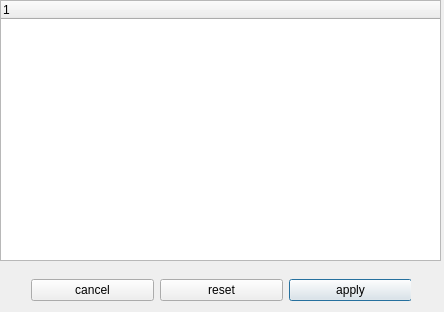
<?xml version="1.0" encoding="UTF-8"?>
<ui version="4.0">
 <class>Preferences</class>
 <widget class="QDialog" name="Preferences">
  <property name="geometry">
   <rect>
    <x>0</x>
    <y>0</y>
    <width>444</width>
    <height>312</height>
   </rect>
  </property>
  <property name="windowTitle">
   <string>Viewer Preferences</string>
  </property>
  <property name="modal">
   <bool>true</bool>
  </property>
  <widget class="QWidget" name="button_box" native="true">
   <property name="geometry">
    <rect>
     <x>30</x>
     <y>270</y>
     <width>381</width>
     <height>41</height>
    </rect>
   </property>
   <property name="mouseTracking">
    <bool>false</bool>
   </property>
   <widget class="QWidget" name="horizontalLayoutWidget">
    <property name="geometry">
     <rect>
      <x>1</x>
      <y>0</y>
      <width>381</width>
      <height>41</height>
     </rect>
    </property>
    <layout class="QHBoxLayout" name="horizontalLayout">
     <item>
      <widget class="QPushButton" name="cancel">
       <property name="toolTip">
        <string>undo any unapplied changes</string>
       </property>
       <property name="whatsThis">
        <string/>
       </property>
       <property name="text">
        <string>cancel</string>
       </property>
      </widget>
     </item>
     <item>
      <widget class="QPushButton" name="reset">
       <property name="toolTip">
        <string>reset preferences to originial viewer preferences (restart required)</string>
       </property>
       <property name="whatsThis">
        <string/>
       </property>
       <property name="text">
        <string>reset</string>
       </property>
      </widget>
     </item>
     <item>
      <widget class="QPushButton" name="apply">
       <property name="toolTip">
        <string>apply any changes made to the default values (restart required)</string>
       </property>
       <property name="text">
        <string>apply</string>
       </property>
       <property name="default">
        <bool>true</bool>
       </property>
      </widget>
     </item>
    </layout>
   </widget>
  </widget>
  <widget class="QTreeWidget" name="treeWidget">
   <property name="geometry">
    <rect>
     <x>0</x>
     <y>0</y>
     <width>441</width>
     <height>261</height>
    </rect>
   </property>
   <column>
    <property name="text">
     <string notr="true">1</string>
    </property>
   </column>
  </widget>
 </widget>
 <resources/>
 <connections/>
</ui>
